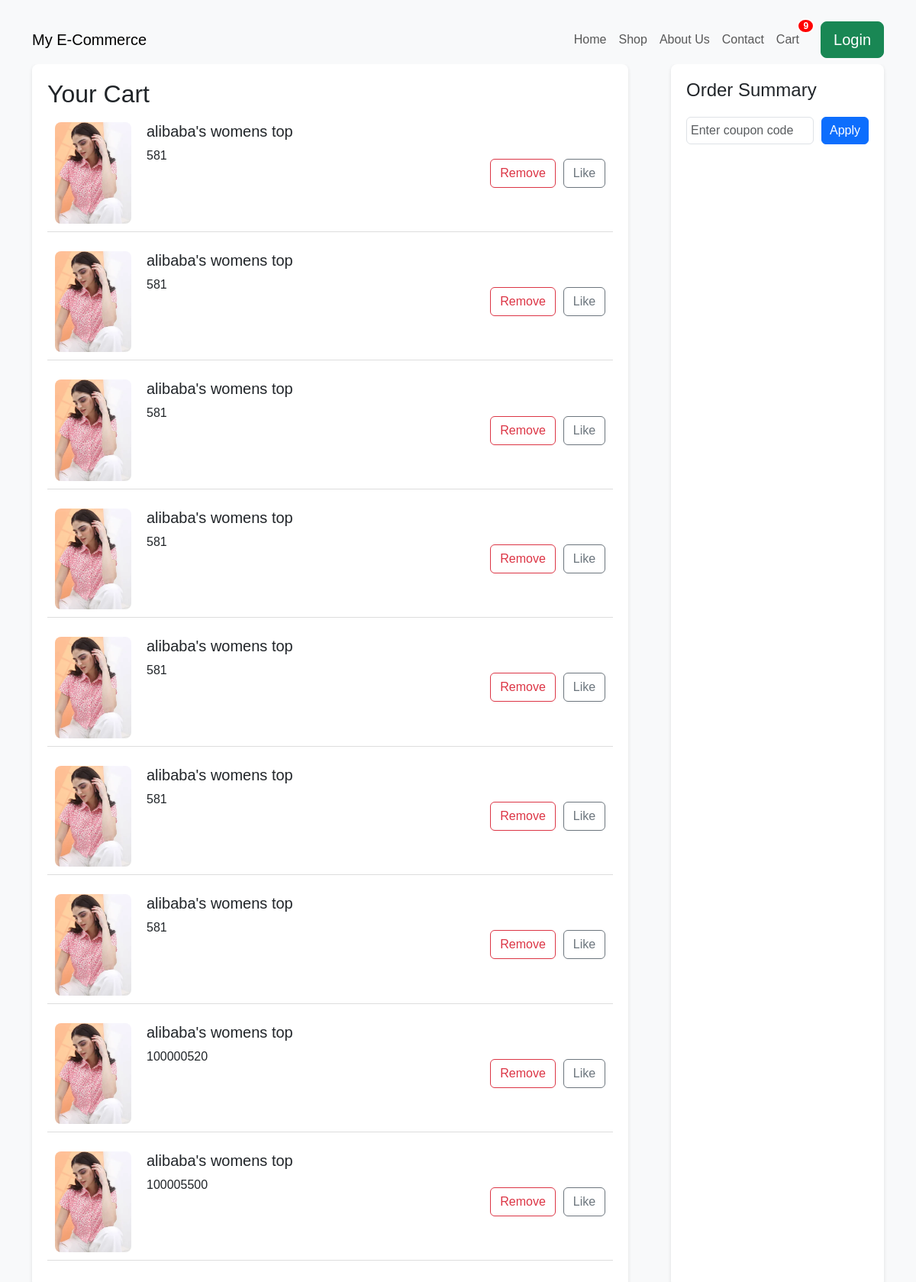
/accounts/cart/ (signed in), run on the app's committed database.
### accounts/models.py (models this page shows)
class Profile(BaseModel):
    user=models.ForeignKey(User, on_delete=models.CASCADE, related_name="profile")
    email_is_verified=models.BooleanField(default=False)
    email_token=models.CharField(max_length=100,null=True,blank=True)
    profile_picture=models.ImageField(upload_to="profile", null=True, blank=True)
    def get_cart_count(self):
        count = CartItems.objects.filter(cart__user=self.user, cart__is_paid=False).count()
        print(count)
        return count

class CartItems(BaseModel):
    cart=models.ForeignKey(Cart,on_delete=models.CASCADE,related_name="cart_items")
    item=models.ForeignKey(Product,on_delete=models.CASCADE,null=True,blank=True)
    color=models.ForeignKey(Color,on_delete=models.SET_NULL,null=True,blank=True)
    size=models.ForeignKey(Size,on_delete=models.SET_NULL,null=True,blank=True)
    def get_total_price(self):
        total_price=[]
        item_price=self.item.price
        total_price.append(item_price)
        if self.color:
            color_price=self.color.price
            total_price.append(color_price)
        if self.size:
            size_price=self.size.price
            total_price.append(size_price)
        return sum(total_price)

### products/models.py (models this page shows, shortened)
class Product(BaseModel):
    product_name=models.CharField(max_length=100)
    product_description=models.CharField(max_length=1000)
    slug=models.SlugField(unique=True,null=True,blank=True)
    price=models.IntegerField(default=500)
    size=models.ManyToManyField(Size, blank=True)
    color=models.ManyToManyField(Color, blank=True)
    category=models.ForeignKey(Category,on_delete=models.SET_NULL,related_name='products', null=True)

class ProductImage(models.Model):
    product=models.ForeignKey(Product,on_delete=models.CASCADE, related_name='product_images')
    product_image=models.ImageField(upload_to='product')

class Color(BaseModel):
    color_name=models.CharField(max_length=100)
    price=models.IntegerField()

class Size(BaseModel):
    size_name=models.CharField(max_length=10)
    price=models.IntegerField()

### products/views.py (the view)
# urls.py: path('cart/',cart_page,name="cart_page"),
def cart_page(request):
    products=CartItems.objects.filter(cart__user=request.user, cart__is_paid=False)
    context={"items":products}
    return render(request,'accounts/cart_page.html',context)

### templates/accounts/cart_page.html (shortened to what this page needs)
 {% include "base/navbar_base.html" %}
 {%block navbar_content%}
 <div class="container">
    <div class="cart-items-box">
        <h2>Your Cart</h2>
        {% if items %}
        {% for item in items %}
        <div class="cart-item">
            <img src="{{item.item.product_images.first.product_image.url}}" alt="Product Image">
            <div class="cart-item-details">
                <h5>{{item.item.product_name}}</h5>
                <p>{{item.get_total_price}}</p>
            </div>
            <div class="cart-item-actions">
                <a href="{% url 'delete_cart_item' item.uid %}"> <button class="btn btn-outline-danger">Remove</button></a>
                <button class="btn btn-outline-secondary">Like</button>
            </div>
        </div>
        {% endfor %}
        {% else %}
        <p>your cart is empty</p>
        {% endif %}
    </div>
    <div class="summary-box">
        <h4>Order Summary</h4>
        <div class="coupon-input">
            <input type="text" class="form-control" placeholder="Enter coupon code">
            <button class="btn btn-primary">Apply</button>
        </div>
    </div>
</div>
 {% endblock %}

### templates/base/navbar_base.html (shortened to what this page needs)
{% include 'base/base.html' %}
{% block base %}
    <header>
        <nav class="navbar navbar-expand-lg navbar-light bg-light">
            <div class="container">
                <a class="navbar-brand" href="#">My E-Commerce</a>
                <div class="collapse navbar-collapse" id="navbarNav">
                    <ul class="navbar-nav ms-auto">
                        <li class="nav-item">
                            <a class="nav-link" href="{% url 'index' %}">Home</a>
                        </li>
                        <li class="nav-item">
                            <a class="nav-link" href="#">Shop</a>
                        </li>
                        <li class="nav-item">
                            <a class="nav-link" href="#">About Us</a>
                        </li>
                        <li class="nav-item">
                            <a class="nav-link" href="#">Contact</a>
                        </li>
                        <li class="nav-item">
                            <a class="nav-link cart-link" href="{% url 'cart_page' %}">
                                Cart
                                <span class="cart-count">
                                    {% if request.user.profile %}
                                    {{ request.user.profile.first.get_cart_count }}
                                {% else %}
                                    0
                                {% endif %}
                                </span>
                            </a>
                        </li>
                    </ul>
                   <a href="{% url 'login_page' %}"> <button type="button" class="btn btn-success btn-lg">Login</button></a>
                </div>
            </div>
        </nav>
    </header>
{% endblock %}

### templates/base/navbar_base.html (style rules this page uses)
.cart-link { position: relative; display: inline-block; margin-right: 20px; }
.cart-count { position: absolute; top: -8px; right: -12px; background-color: red; color: white; border-radius: 50%; padding: 2px 6px; font-size: 12px; font-weight: bold; line-height: 1; min-width: 20px; text-align: center; border: 2px solid white; }

### templates/accounts/cart_page.html (style rules this page uses)
body { font-family: Arial, sans-serif; background-color: #f8f9fa; margin: 0; padding: 20px; }
.container { display: flex; justify-content: space-between; }
.cart-items-box { width: 70%; background-color: #ffffff; padding: 20px; border-radius: 8px; box-shadow: 0 2px 5px rgba(0,0,0,0.1); }
.cart-item { display: flex; justify-content: space-between; margin-bottom: 15px; padding: 10px; border-bottom: 1px solid #ddd; }
.cart-item img { width: 100px; height: auto; border-radius: 8px; }
.cart-item-details { flex-grow: 1; margin-left: 20px; }
.cart-item-actions { display: flex; align-items: center; }
.cart-item-actions button { margin-left: 10px; }
.summary-box { width: 25%; background-color: #ffffff; padding: 20px; border-radius: 8px; box-shadow: 0 2px 5px rgba(0,0,0,0.1); }
.summary-box h4 { margin-bottom: 20px; }
.coupon-input { display: flex; justify-content: space-between; align-items: center; }
.coupon-input input { width: 70%; padding: 5px; }
.coupon-input button { padding: 5px 10px; }

### data on the page
CartItems: item.product_images.first.product_image (picture), item.product_name "alibaba's womens top", get_total_price "581"
CartItems: item.product_images.first.product_image (picture), item.product_name "alibaba's womens top", get_total_price "581"
CartItems: item.product_images.first.product_image (picture), item.product_name "alibaba's womens top", get_total_price "581"
CartItems: item.product_images.first.product_image (picture), item.product_name "alibaba's womens top", get_total_price "581"
CartItems: item.product_images.first.product_image (picture), item.product_name "alibaba's womens top", get_total_price "581"
CartItems: item.product_images.first.product_image (picture), item.product_name "alibaba's womens top", get_total_price "581"
CartItems: item.product_images.first.product_image (picture), item.product_name "alibaba's womens top", get_total_price "581"
CartItems: item.product_images.first.product_image (picture), item.product_name "alibaba's womens top", get_total_price "100000520"
CartItems: item.product_images.first.product_image (picture), item.product_name "alibaba's womens top", get_total_price "100005500"

### other printed values
{{ request.user.profile.first.get_cart_count }} "9"
